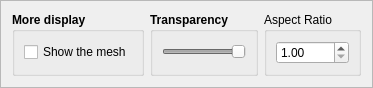
          <widget class="QFrame" name="frame_4">
           <property name="minimumSize">
            <size>
             <width>0</width>
             <height>0</height>
            </size>
           </property>
           <property name="maximumSize">
            <size>
             <width>16777215</width>
             <height>80</height>
            </size>
           </property>
           <property name="frameShape">
            <enum>QFrame::StyledPanel</enum>
           </property>
           <property name="frameShadow">
            <enum>QFrame::Raised</enum>
           </property>
           <layout class="QHBoxLayout" name="horizontalLayout_9">
            <item>
             <widget class="QGroupBox" name="groupBox_13">
              <property name="sizePolicy">
               <sizepolicy hsizetype="Fixed" vsizetype="Preferred">
                <horstretch>0</horstretch>
                <verstretch>0</verstretch>
               </sizepolicy>
              </property>
              <property name="font">
               <font>
                <weight>75</weight>
                <bold>true</bold>
               </font>
              </property>
              <property name="title">
               <string>More display</string>
              </property>
              <layout class="QGridLayout" name="gridLayout_9">
               <property name="topMargin">
                <number>2</number>
               </property>
               <property name="bottomMargin">
                <number>2</number>
               </property>
               <item row="0" column="0" colspan="2">
                <widget class="QCheckBox" name="checkBox_showmesh">
                 <property name="sizePolicy">
                  <sizepolicy hsizetype="Preferred" vsizetype="Fixed">
                   <horstretch>0</horstretch>
                   <verstretch>0</verstretch>
                  </sizepolicy>
                 </property>
                 <property name="font">
                  <font>
                   <weight>50</weight>
                   <bold>false</bold>
                  </font>
                 </property>
                 <property name="text">
                  <string>Show the mesh</string>
                 </property>
                </widget>
               </item>
              </layout>
             </widget>
            </item>
            <item>
             <widget class="QGroupBox" name="groupBox_5">
              <property name="sizePolicy">
               <sizepolicy hsizetype="Expanding" vsizetype="Preferred">
                <horstretch>0</horstretch>
                <verstretch>0</verstretch>
               </sizepolicy>
              </property>
              <property name="minimumSize">
               <size>
                <width>0</width>
                <height>0</height>
               </size>
              </property>
              <property name="maximumSize">
               <size>
                <width>16777215</width>
                <height>16777215</height>
               </size>
              </property>
              <property name="font">
               <font>
                <weight>75</weight>
                <bold>true</bold>
               </font>
              </property>
              <property name="title">
               <string>Transparency</string>
              </property>
              <layout class="QVBoxLayout" name="verticalLayout_5">
               <property name="sizeConstraint">
                <enum>QLayout::SetDefaultConstraint</enum>
               </property>
               <property name="topMargin">
                <number>2</number>
               </property>
               <property name="bottomMargin">
                <number>2</number>
               </property>
               <item>
                <widget class="QSlider" name="horizontalSlider_transp">
                 <property name="enabled">
                  <bool>false</bool>
                 </property>
                 <property name="sizePolicy">
                  <sizepolicy hsizetype="Expanding" vsizetype="Fixed">
                   <horstretch>0</horstretch>
                   <verstretch>0</verstretch>
                  </sizepolicy>
                 </property>
                 <property name="minimumSize">
                  <size>
                   <width>0</width>
                   <height>20</height>
                  </size>
                 </property>
                 <property name="maximum">
                  <number>100</number>
                 </property>
                 <property name="value">
                  <number>100</number>
                 </property>
                 <property name="orientation">
                  <enum>Qt::Horizontal</enum>
                 </property>
                </widget>
               </item>
              </layout>
             </widget>
            </item>
            <item>
             <widget class="QGroupBox" name="groupBox_3">
              <property name="sizePolicy">
               <sizepolicy hsizetype="Fixed" vsizetype="Preferred">
                <horstretch>0</horstretch>
                <verstretch>0</verstretch>
               </sizepolicy>
              </property>
              <property name="maximumSize">
               <size>
                <width>100</width>
                <height>16777215</height>
               </size>
              </property>
              <property name="title">
               <string>Aspect Ratio</string>
              </property>
              <layout class="QHBoxLayout" name="horizontalLayout_5">
               <item>
                <widget class="QDoubleSpinBox" name="doubleSpinBox_aspectratio">
                 <property name="minimum">
                  <double>1.000000000000000</double>
                 </property>
                 <property name="maximum">
                  <double>5.000000000000000</double>
                 </property>
                 <property name="singleStep">
                  <double>0.500000000000000</double>
                 </property>
                 <property name="value">
                  <double>1.000000000000000</double>
                 </property>
                </widget>
               </item>
              </layout>
             </widget>
            </item>
           </layout>
          </widget>
